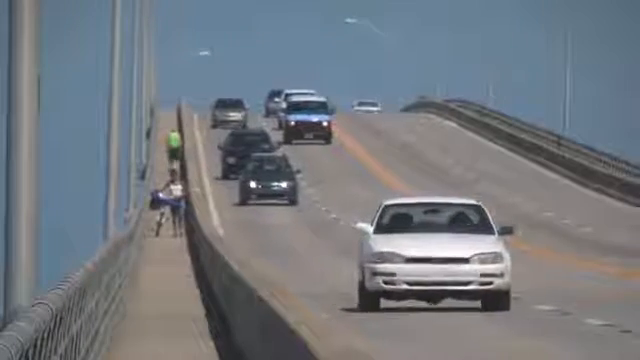
#> input picture frame 92 of car_traffic_small.mp4, 640 x 360 px, given in place of road.mp4, which was not available
$ python 28_road_lane_detection.py
#> lines starting #> are read from the running program, lines starting #| are printed output that depends on the picture; pictures that were not available may be replaced by others from this repository, and a replacement may not be noted
#> further down, frame is the input picture: shape (360, 640, 3); mean B, G, R 128.1, 121.4, 115.9
import matplotlib.pylab as plt
import cv2
import numpy as np

def region_of_interest(img, vertices):
    mask = np.zeros_like(img)
    #channel_count = img.shape[2]
    match_mask_color = 255
    cv2.fillPoly(mask, vertices, match_mask_color)
    masked_image = cv2.bitwise_and(img, mask)
    return masked_image

def drow_the_lines(img, lines):
    img = np.copy(img)
    blank_image = np.zeros((img.shape[0], img.shape[1], 3), dtype=np.uint8)

    for line in lines:
        for x1, y1, x2, y2 in line:
            cv2.line(blank_image, (x1,y1), (x2,y2), (0, 255, 0), thickness=10)

    img = cv2.addWeighted(img, 0.8, blank_image, 1, 0.0)
    return img

# = cv2.imread('road.jpg')
#image = cv2.cvtColor(image, cv2.COLOR_BGR2RGB)
def process(image):
    print(image.shape)
#| (360, 640, 3)
    height = image.shape[0]
#> height = 360
    width = image.shape[1]
#> width = 640
    region_of_interest_vertices = [
        (0+100, height),
        (width/2, height/2+200),
        (width-100, height)
    ]
#> region_of_interest_vertices = [(100, 360), (320, 380), (540, 360)]
    gray_image = cv2.cvtColor(image, cv2.COLOR_RGB2GRAY)
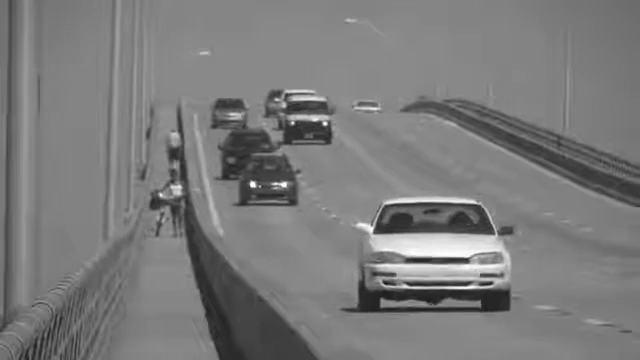
#> gray_image: shape (360, 640); min 17, max 255, mean 122.7
    canny_image = cv2.Canny(gray_image, 50, 150)
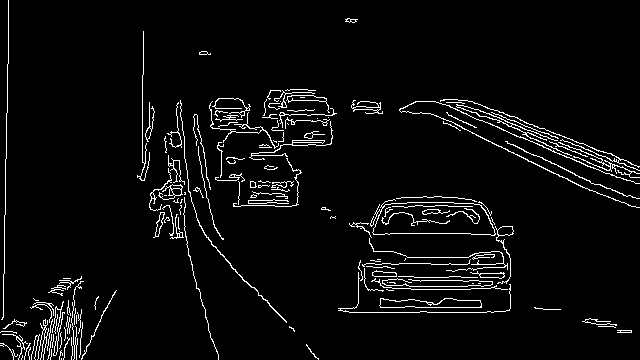
#> canny_image: shape (360, 640); 4.4% white in thin lines or dots
    cropped_image = region_of_interest(canny_image,
                    np.array([region_of_interest_vertices], np.int32),)
#> in region_of_interest, `cv2.fillPoly(mask, vertices, match_mask_color)`: mask: shape (360, 640); every value is 0
    lines = cv2.HoughLinesP(cropped_image,
                            rho=2,
                            theta=np.pi/180,
                            threshold=50,
                            lines=np.array([]),
                            minLineLength=20,
                            maxLineGap=100)
#> lines = None
    image_with_lines = drow_the_lines(image, lines)
#> after the loop in drow_the_lines, `for line in lines:`: blank_image: shape (360, 640, 3); every value is 0
    return image_with_lines

cap = cv2.VideoCapture('road.mp4')

while cap.isOpened():
    ret, frame = cap.read()
#> (the run stopped early here; a loop or call above may not have finished)

$ run again, starting later in the video
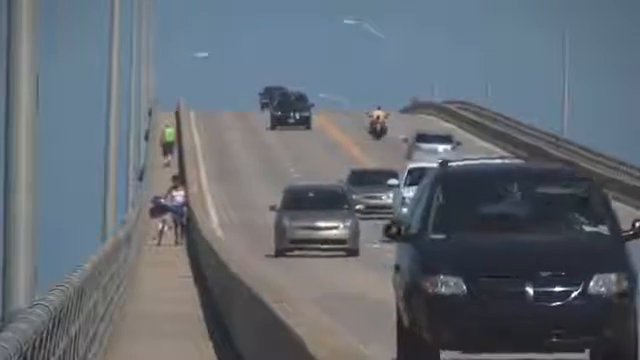
#> input picture frame 414 of car_traffic_small.mp4, 640 x 360 px, given in place of road.mp4, which was not available
#> frame is the input picture: shape (360, 640, 3); mean B, G, R 115, 106.6, 99.1
#| (360, 640, 3)
#> in process, `gray_image = cv2.cvtColor(image, cv2.COLOR_RGB2GRAY)`:
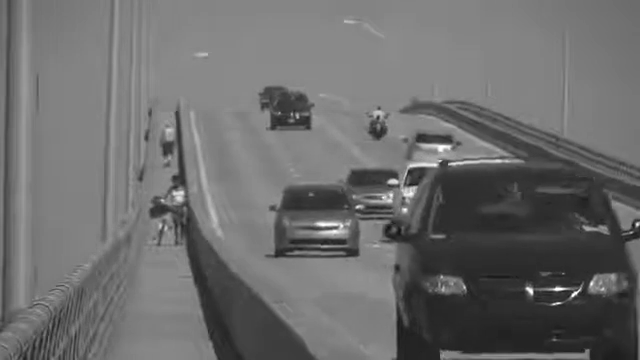
#> gray_image: shape (360, 640); min 17, max 255, mean 108.3
#> in process, `canny_image = cv2.Canny(gray_image, 50, 150)`:
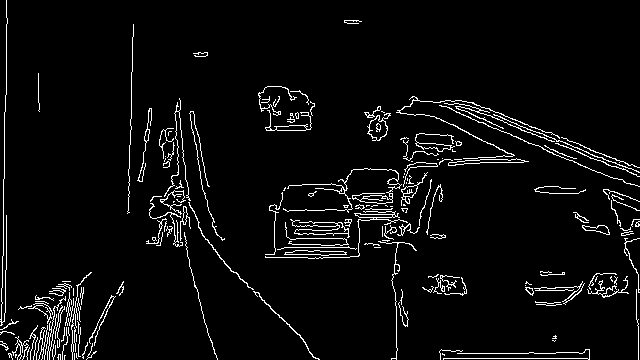
#> canny_image: shape (360, 640); 4.6% white in thin lines or dots
#> mask: shape (360, 640); every value is 0
#> lines = None

$ run again, starting later in the video
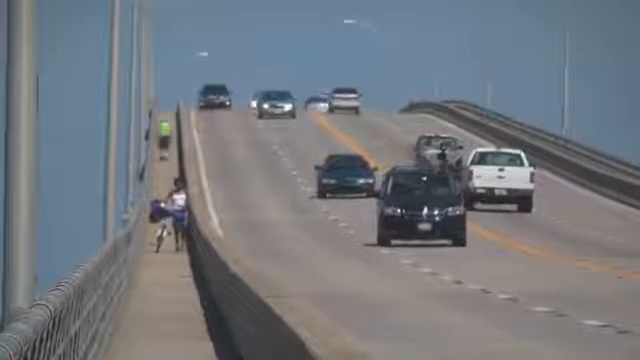
#> input picture frame 737 of car_traffic_small.mp4, 640 x 360 px, given in place of road.mp4, which was not available
#> frame is the input picture: shape (360, 640, 3); mean B, G, R 126.6, 120.3, 115.2
#| (360, 640, 3)
#> in process, `gray_image = cv2.cvtColor(image, cv2.COLOR_RGB2GRAY)`:
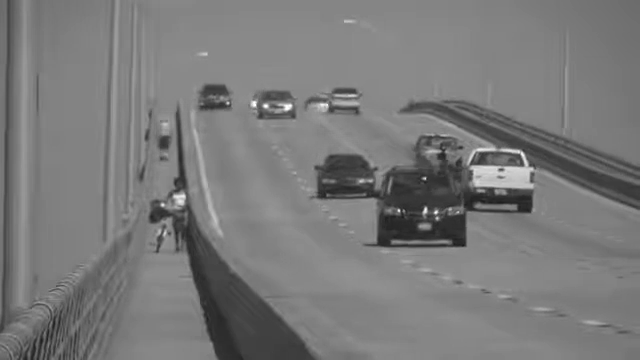
#> gray_image: shape (360, 640); min 27, max 255, mean 121.6
#> in process, `canny_image = cv2.Canny(gray_image, 50, 150)`:
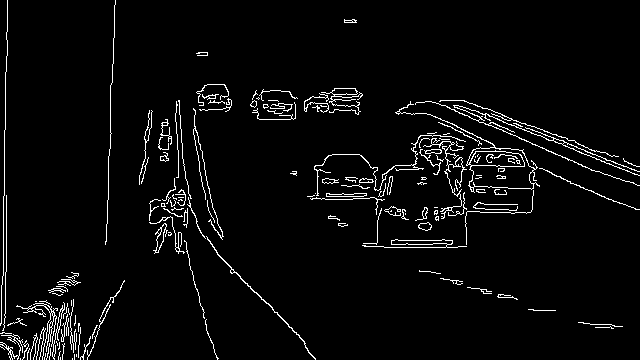
#> canny_image: shape (360, 640); 3.9% white in thin lines or dots
#> mask: shape (360, 640); every value is 0
#> lines = None
